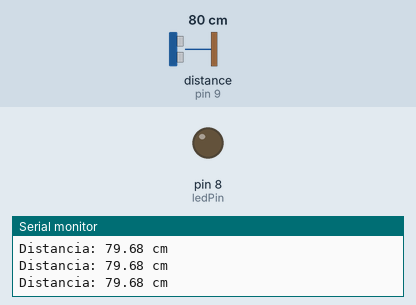
Bench run of a sketch on a simulated Arduino Uno, built with avr-gcc and run on an emulated ATmega328P. Shown: output pins drawn as LEDs (lit = HIGH), the last lines printed to the serial monitor. Wiring (inferred from the names in the program): ultrasonic range finder: trigger pin 10; echo pin 9. The test bench sets the inputs (shaded band); at power-on: distance to the obstacle (sensor on pin 9) 80 cm. The echo pulse lasts 58.3 µs per cm; pins used as bus, display or sensor lines are not drawn.

Above: at 1.2 s.
1.3 s: distance to the obstacle (sensor on pin 9) set to 2 cm
At 1.7 s:
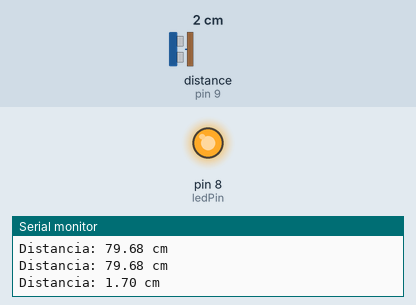
3.3 s: distance to the obstacle (sensor on pin 9) set to 35 cm
Timing chart, 0 to 6.3 s (numbered marks = the images above; inputs shaded):
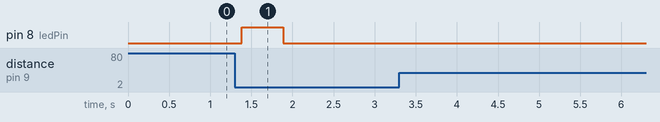

The sketch:

detector_distancia.ino
```cpp
const int trigPin = 10;
const int echoPin = 9;
const int ledPin = 8;

unsigned long duracion;
float distancia;

// Indica si ya se dio la señal
bool objetoDetectado = false;

void setup()
{
  pinMode(trigPin, OUTPUT);
  pinMode(echoPin, INPUT);
  pinMode(ledPin, OUTPUT);

  Serial.begin(9600);

  Serial.println("===== Sensor Ultrasonico =====");
  Serial.println("Iniciando mediciones...");
  Serial.println();
}

void loop()
{
  // Enviar pulso ultrasónico
  digitalWrite(trigPin, LOW);
  delayMicroseconds(2);

  digitalWrite(trigPin, HIGH);
  delayMicroseconds(10);

  digitalWrite(trigPin, LOW);

  // Recibir el eco
  duracion = pulseIn(echoPin, HIGH);

  // Calcular distancia
  distancia = duracion * 0.0343 / 2;

  Serial.print("Distancia: ");
  Serial.print(distancia);
  Serial.println(" cm");

  // Detectar objeto a menos de 10 cm
  if (distancia < 10 && !objetoDetectado)
  {
    // Encender LED una sola vez
    digitalWrite(ledPin, HIGH);
    delay(500);
    digitalWrite(ledPin, LOW);

    objetoDetectado = true;

    Serial.println("OBJETO DETECTADO");
  }

  // Cuando el objeto se aleja, permitir una nueva detección
  if (distancia >= 10)
  {
    objetoDetectado = false;
  }

  delay(100);
}
```

Measured:
- after the input at 1.3 s, pin 8 (ledPin): LOW → HIGH after 0.09 s, → LOW 0.50 s later
